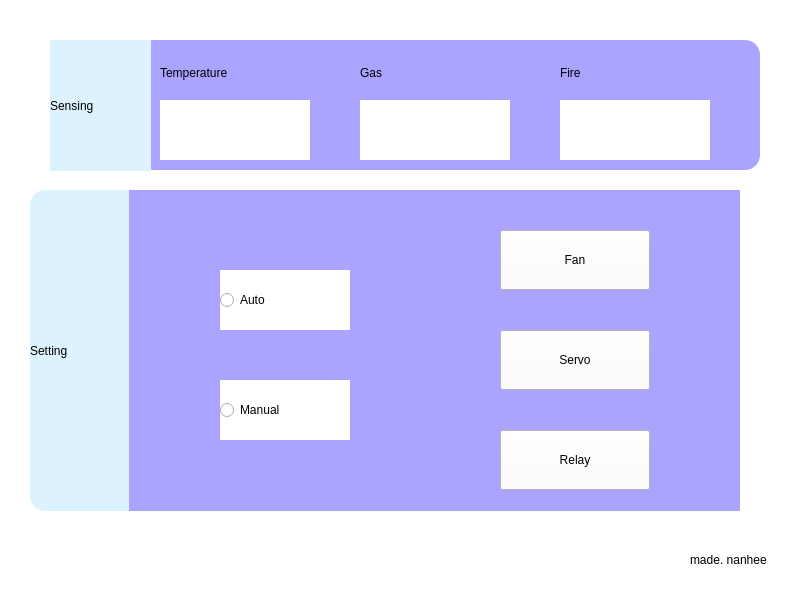
<?xml version="1.0" encoding="UTF-8"?>
<ui version="4.0">
 <class>MainWindow</class>
 <widget class="QMainWindow" name="MainWindow">
  <property name="geometry">
   <rect>
    <x>0</x>
    <y>0</y>
    <width>800</width>
    <height>600</height>
   </rect>
  </property>
  <property name="windowTitle">
   <string>MainWindow</string>
  </property>
  <property name="styleSheet">
   <string notr="true">background-color: rgb(255, 255, 255);</string>
  </property>
  <widget class="QWidget" name="centralwidget">
   <widget class="QLabel" name="label_temp">
    <property name="geometry">
     <rect>
      <x>160</x>
      <y>100</y>
      <width>150</width>
      <height>60</height>
     </rect>
    </property>
    <property name="styleSheet">
     <string notr="true">background-color: rgb(255, 255, 255);
font: 14pt &quot;Arial&quot;;</string>
    </property>
    <property name="text">
     <string/>
    </property>
   </widget>
   <widget class="QLabel" name="label_gas">
    <property name="geometry">
     <rect>
      <x>360</x>
      <y>100</y>
      <width>150</width>
      <height>60</height>
     </rect>
    </property>
    <property name="styleSheet">
     <string notr="true">background-color: rgb(255, 255, 255);
font: 14pt &quot;Arial&quot;;</string>
    </property>
    <property name="text">
     <string/>
    </property>
   </widget>
   <widget class="QLabel" name="label_fire">
    <property name="geometry">
     <rect>
      <x>560</x>
      <y>100</y>
      <width>150</width>
      <height>60</height>
     </rect>
    </property>
    <property name="styleSheet">
     <string notr="true">background-color: rgb(255, 255, 255);
font: 14pt &quot;Arial&quot;;</string>
    </property>
    <property name="text">
     <string/>
    </property>
   </widget>
   <widget class="QLabel" name="label_now_back">
    <property name="geometry">
     <rect>
      <x>139</x>
      <y>40</y>
      <width>621</width>
      <height>130</height>
     </rect>
    </property>
    <property name="styleSheet">
     <string notr="true">border-radius: 15px;
background-color: rgb(170, 164, 255);</string>
    </property>
    <property name="text">
     <string/>
    </property>
   </widget>
   <widget class="QLabel" name="label_now">
    <property name="geometry">
     <rect>
      <x>50</x>
      <y>40</y>
      <width>101</width>
      <height>131</height>
     </rect>
    </property>
    <property name="styleSheet">
     <string notr="true">font: 75 13pt &quot;Arial&quot;;
background-color: rgb(221, 242, 255);</string>
    </property>
    <property name="text">
     <string>Sensing</string>
    </property>
   </widget>
   <widget class="QPushButton" name="pushButton_fan">
    <property name="geometry">
     <rect>
      <x>500</x>
      <y>230</y>
      <width>150</width>
      <height>60</height>
     </rect>
    </property>
    <property name="styleSheet">
     <string notr="true">font: 14pt &quot;Arial&quot;;</string>
    </property>
    <property name="text">
     <string>Fan</string>
    </property>
   </widget>
   <widget class="QPushButton" name="pushButton_servo">
    <property name="geometry">
     <rect>
      <x>500</x>
      <y>330</y>
      <width>150</width>
      <height>60</height>
     </rect>
    </property>
    <property name="styleSheet">
     <string notr="true">
font: 14pt &quot;Arial&quot;;</string>
    </property>
    <property name="text">
     <string>Servo</string>
    </property>
   </widget>
   <widget class="QPushButton" name="pushButton_relay">
    <property name="geometry">
     <rect>
      <x>500</x>
      <y>430</y>
      <width>150</width>
      <height>60</height>
     </rect>
    </property>
    <property name="styleSheet">
     <string notr="true">
font: 14pt &quot;Arial&quot;;</string>
    </property>
    <property name="text">
     <string>Relay</string>
    </property>
   </widget>
   <widget class="QLabel" name="label_set_back">
    <property name="geometry">
     <rect>
      <x>129</x>
      <y>190</y>
      <width>611</width>
      <height>321</height>
     </rect>
    </property>
    <property name="styleSheet">
     <string notr="true">background-color: rgb(170, 164, 255);</string>
    </property>
    <property name="text">
     <string/>
    </property>
   </widget>
   <widget class="QLabel" name="label_set">
    <property name="geometry">
     <rect>
      <x>30</x>
      <y>190</y>
      <width>111</width>
      <height>321</height>
     </rect>
    </property>
    <property name="styleSheet">
     <string notr="true">border-radius: 15px;
font: 75 13pt &quot;Arial&quot;;
background-color: rgb(221, 242, 255);</string>
    </property>
    <property name="text">
     <string>Setting</string>
    </property>
   </widget>
   <widget class="QLabel" name="temp">
    <property name="geometry">
     <rect>
      <x>160</x>
      <y>60</y>
      <width>100</width>
      <height>25</height>
     </rect>
    </property>
    <property name="styleSheet">
     <string notr="true">font: 10pt &quot;Arial&quot;;
background-color: rgb(170, 164, 255);</string>
    </property>
    <property name="text">
     <string>Temperature</string>
    </property>
   </widget>
   <widget class="QLabel" name="gas">
    <property name="geometry">
     <rect>
      <x>360</x>
      <y>60</y>
      <width>100</width>
      <height>25</height>
     </rect>
    </property>
    <property name="styleSheet">
     <string notr="true">font: 10pt &quot;Arial&quot;;
background-color: rgb(170, 164, 255);</string>
    </property>
    <property name="text">
     <string>Gas</string>
    </property>
   </widget>
   <widget class="QLabel" name="fire">
    <property name="geometry">
     <rect>
      <x>560</x>
      <y>60</y>
      <width>100</width>
      <height>25</height>
     </rect>
    </property>
    <property name="styleSheet">
     <string notr="true">font: 10pt &quot;Arial&quot;;
background-color: rgb(170, 164, 255);</string>
    </property>
    <property name="text">
     <string>Fire</string>
    </property>
   </widget>
   <widget class="QLabel" name="label_made">
    <property name="geometry">
     <rect>
      <x>690</x>
      <y>550</y>
      <width>100</width>
      <height>20</height>
     </rect>
    </property>
    <property name="text">
     <string>made. nanhee</string>
    </property>
   </widget>
   <widget class="QRadioButton" name="radioButton_auto">
    <property name="geometry">
     <rect>
      <x>220</x>
      <y>270</y>
      <width>130</width>
      <height>60</height>
     </rect>
    </property>
    <property name="styleSheet">
     <string notr="true">font: 12pt &quot;Arial&quot;;</string>
    </property>
    <property name="text">
     <string>Auto</string>
    </property>
   </widget>
   <widget class="QRadioButton" name="radioButton_manual">
    <property name="geometry">
     <rect>
      <x>220</x>
      <y>380</y>
      <width>130</width>
      <height>60</height>
     </rect>
    </property>
    <property name="styleSheet">
     <string notr="true">font: 12pt &quot;Arial&quot;;</string>
    </property>
    <property name="text">
     <string>Manual</string>
    </property>
   </widget>
   <zorder>label_set</zorder>
   <zorder>label_set_back</zorder>
   <zorder>label_now_back</zorder>
   <zorder>label_gas</zorder>
   <zorder>label_fire</zorder>
   <zorder>label_temp</zorder>
   <zorder>label_now</zorder>
   <zorder>pushButton_fan</zorder>
   <zorder>pushButton_servo</zorder>
   <zorder>pushButton_relay</zorder>
   <zorder>temp</zorder>
   <zorder>gas</zorder>
   <zorder>fire</zorder>
   <zorder>label_made</zorder>
   <zorder>radioButton_auto</zorder>
   <zorder>radioButton_manual</zorder>
  </widget>
  <widget class="QMenuBar" name="menubar">
   <property name="geometry">
    <rect>
     <x>0</x>
     <y>0</y>
     <width>800</width>
     <height>26</height>
    </rect>
   </property>
  </widget>
  <widget class="QStatusBar" name="statusbar"/>
 </widget>
 <resources/>
 <connections/>
</ui>
